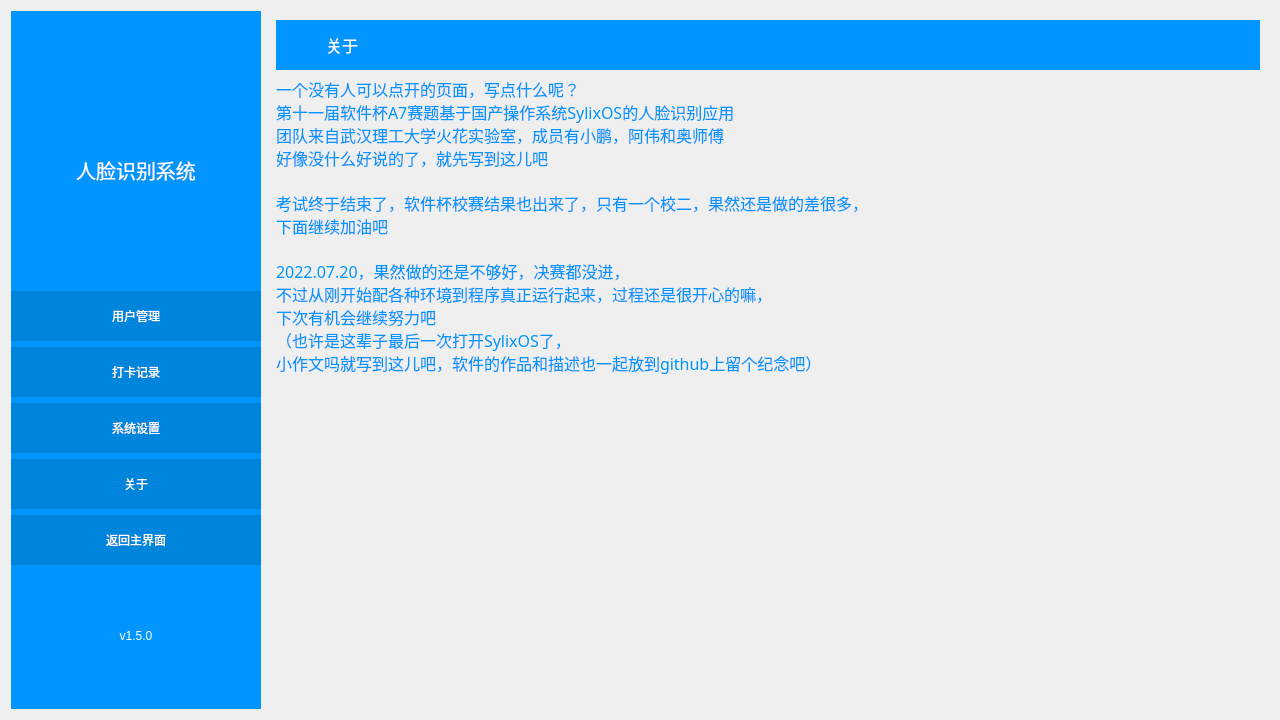
<?xml version="1.0" encoding="UTF-8"?>
<ui version="4.0">
 <class>UsersManage</class>
 <widget class="QWidget" name="UsersManage">
  <property name="geometry">
   <rect>
    <x>0</x>
    <y>0</y>
    <width>1280</width>
    <height>720</height>
   </rect>
  </property>
  <property name="windowTitle">
   <string>用户管理</string>
  </property>
  <layout class="QHBoxLayout" name="horizontalLayout">
   <item>
    <widget class="QWidget" name="widget" native="true">
     <property name="maximumSize">
      <size>
       <width>250</width>
       <height>16777215</height>
      </size>
     </property>
     <property name="styleSheet">
      <string notr="true">background-color: rgb(0, 149, 255);</string>
     </property>
     <layout class="QVBoxLayout" name="verticalLayout">
      <property name="leftMargin">
       <number>0</number>
      </property>
      <property name="rightMargin">
       <number>0</number>
      </property>
      <item>
       <widget class="QLabel" name="label_10">
        <property name="text">
         <string/>
        </property>
        <property name="pixmap">
         <pixmap resource="resources.qrc">:/new/prefix1/Resources/人脸识别_64_1.png</pixmap>
        </property>
        <property name="alignment">
         <set>Qt::AlignBottom|Qt::AlignHCenter</set>
        </property>
       </widget>
      </item>
      <item>
       <widget class="QLabel" name="label">
        <property name="minimumSize">
         <size>
          <width>250</width>
          <height>0</height>
         </size>
        </property>
        <property name="font">
         <font>
          <family>AcadEref</family>
          <pointsize>15</pointsize>
         </font>
        </property>
        <property name="styleSheet">
         <string notr="true">color: rgb(255, 255, 255);</string>
        </property>
        <property name="text">
         <string>人脸识别系统</string>
        </property>
        <property name="alignment">
         <set>Qt::AlignHCenter|Qt::AlignTop</set>
        </property>
       </widget>
      </item>
      <item>
       <widget class="QPushButton" name="bt_manage">
        <property name="minimumSize">
         <size>
          <width>0</width>
          <height>50</height>
         </size>
        </property>
        <property name="styleSheet">
         <string notr="true">background-color: rgb(0, 133, 221);
color: rgb(255, 255, 255);
border-style:outset
</string>
        </property>
        <property name="text">
         <string>用户管理</string>
        </property>
        <property name="icon">
         <iconset resource="resources.qrc">
          <normaloff>:/new/prefix1/Resources/人员_people.svg</normaloff>:/new/prefix1/Resources/人员_people.svg</iconset>
        </property>
        <property name="iconSize">
         <size>
          <width>32</width>
          <height>32</height>
         </size>
        </property>
       </widget>
      </item>
      <item>
       <widget class="QPushButton" name="bt_record">
        <property name="minimumSize">
         <size>
          <width>0</width>
          <height>50</height>
         </size>
        </property>
        <property name="styleSheet">
         <string notr="true">background-color: rgb(0, 133, 221);
color: rgb(255, 255, 255);
border-style:outset
</string>
        </property>
        <property name="text">
         <string>打卡记录</string>
        </property>
        <property name="icon">
         <iconset resource="resources.qrc">
          <normaloff>:/new/prefix1/Resources/日志_log.svg</normaloff>:/new/prefix1/Resources/日志_log.svg</iconset>
        </property>
        <property name="iconSize">
         <size>
          <width>32</width>
          <height>32</height>
         </size>
        </property>
       </widget>
      </item>
      <item>
       <widget class="QPushButton" name="bt_set">
        <property name="minimumSize">
         <size>
          <width>0</width>
          <height>50</height>
         </size>
        </property>
        <property name="styleSheet">
         <string notr="true">background-color: rgb(0, 133, 221);
color: rgb(255, 255, 255);
border-style:outset
</string>
        </property>
        <property name="text">
         <string>系统设置</string>
        </property>
        <property name="icon">
         <iconset resource="resources.qrc">
          <normaloff>:/new/prefix1/Resources/设置_setting-one.svg</normaloff>:/new/prefix1/Resources/设置_setting-one.svg</iconset>
        </property>
        <property name="iconSize">
         <size>
          <width>32</width>
          <height>32</height>
         </size>
        </property>
       </widget>
      </item>
      <item>
       <widget class="QPushButton" name="bt_about">
        <property name="minimumSize">
         <size>
          <width>0</width>
          <height>50</height>
         </size>
        </property>
        <property name="styleSheet">
         <string notr="true">background-color: rgb(0, 133, 221);
color: rgb(255, 255, 255);
border-style:outset
</string>
        </property>
        <property name="text">
         <string>关于</string>
        </property>
        <property name="icon">
         <iconset resource="resources.qrc">
          <normaloff>:/new/prefix1/Resources/提示_tips-one.svg</normaloff>:/new/prefix1/Resources/提示_tips-one.svg</iconset>
        </property>
        <property name="iconSize">
         <size>
          <width>32</width>
          <height>32</height>
         </size>
        </property>
       </widget>
      </item>
      <item>
       <widget class="QPushButton" name="bt_return">
        <property name="minimumSize">
         <size>
          <width>0</width>
          <height>50</height>
         </size>
        </property>
        <property name="styleSheet">
         <string notr="true">background-color: rgb(0, 133, 221);
color: rgb(255, 255, 255);
border-style:outset</string>
        </property>
        <property name="text">
         <string>返回主界面</string>
        </property>
        <property name="icon">
         <iconset resource="resources.qrc">
          <normaloff>:/new/prefix1/Resources/首页_home.svg</normaloff>:/new/prefix1/Resources/首页_home.svg</iconset>
        </property>
        <property name="iconSize">
         <size>
          <width>32</width>
          <height>32</height>
         </size>
        </property>
       </widget>
      </item>
      <item>
       <widget class="QLabel" name="label_2">
        <property name="styleSheet">
         <string notr="true">color: rgb(255, 255, 255);</string>
        </property>
        <property name="text">
         <string>v1.5.0</string>
        </property>
        <property name="alignment">
         <set>Qt::AlignCenter</set>
        </property>
       </widget>
      </item>
     </layout>
    </widget>
   </item>
   <item>
    <widget class="QStackedWidget" name="stackedWidget">
     <property name="autoFillBackground">
      <bool>true</bool>
     </property>
     <property name="styleSheet">
      <string notr="true"/>
     </property>
     <property name="currentIndex">
      <number>3</number>
     </property>
     <widget class="QWidget" name="page">
      <layout class="QVBoxLayout" name="verticalLayout_2">
       <item>
        <layout class="QHBoxLayout" name="horizontalLayout_3">
         <property name="spacing">
          <number>0</number>
         </property>
         <item>
          <widget class="QLabel" name="label_9">
           <property name="maximumSize">
            <size>
             <width>50</width>
             <height>50</height>
            </size>
           </property>
           <property name="styleSheet">
            <string notr="true">background-color: rgb(0, 149, 255);
color: rgb(255, 255, 255);</string>
           </property>
           <property name="text">
            <string/>
           </property>
           <property name="pixmap">
            <pixmap resource="resources.qrc">:/new/prefix1/Resources/人员_people.svg</pixmap>
           </property>
          </widget>
         </item>
         <item>
          <widget class="QLabel" name="label_5">
           <property name="minimumSize">
            <size>
             <width>300</width>
             <height>50</height>
            </size>
           </property>
           <property name="maximumSize">
            <size>
             <width>10000</width>
             <height>50</height>
            </size>
           </property>
           <property name="font">
            <font>
             <family>AcadEref</family>
             <pointsize>12</pointsize>
            </font>
           </property>
           <property name="styleSheet">
            <string notr="true">background-color: rgb(0, 149, 255);
color: rgb(255, 255, 255);</string>
           </property>
           <property name="text">
            <string>  用户管理</string>
           </property>
          </widget>
         </item>
        </layout>
       </item>
       <item>
        <layout class="QHBoxLayout" name="horizontalLayout_2">
         <item>
          <widget class="QPushButton" name="bt_add">
           <property name="minimumSize">
            <size>
             <width>120</width>
             <height>40</height>
            </size>
           </property>
           <property name="maximumSize">
            <size>
             <width>120</width>
             <height>16777215</height>
            </size>
           </property>
           <property name="styleSheet">
            <string notr="true">border-style:outset;
border-radius: 8px;
background-color: rgb(0, 133, 221);
color: rgb(255, 255, 255);</string>
           </property>
           <property name="text">
            <string>添加</string>
           </property>
           <property name="icon">
            <iconset resource="resources.qrc">
             <normaloff>:/new/prefix1/Resources/添加_add.svg</normaloff>:/new/prefix1/Resources/添加_add.svg</iconset>
           </property>
           <property name="iconSize">
            <size>
             <width>32</width>
             <height>32</height>
            </size>
           </property>
          </widget>
         </item>
         <item>
          <widget class="QPushButton" name="bt_delete">
           <property name="minimumSize">
            <size>
             <width>120</width>
             <height>40</height>
            </size>
           </property>
           <property name="maximumSize">
            <size>
             <width>120</width>
             <height>16777215</height>
            </size>
           </property>
           <property name="styleSheet">
            <string notr="true">border-style:outset;
border-radius: 8px;
background-color: rgb(0, 133, 221);
color: rgb(255, 255, 255);</string>
           </property>
           <property name="text">
            <string>删除</string>
           </property>
           <property name="icon">
            <iconset resource="resources.qrc">
             <normaloff>:/new/prefix1/Resources/删除键_delete-key.svg</normaloff>:/new/prefix1/Resources/删除键_delete-key.svg</iconset>
           </property>
           <property name="iconSize">
            <size>
             <width>32</width>
             <height>32</height>
            </size>
           </property>
          </widget>
         </item>
         <item>
          <spacer name="horizontalSpacer">
           <property name="orientation">
            <enum>Qt::Horizontal</enum>
           </property>
           <property name="sizeHint" stdset="0">
            <size>
             <width>40</width>
             <height>20</height>
            </size>
           </property>
          </spacer>
         </item>
        </layout>
       </item>
       <item>
        <widget class="QTableWidget" name="tableWidget">
         <property name="styleSheet">
          <string notr="true">border-color: rgb(0, 170, 255);
border_type:solid;</string>
         </property>
        </widget>
       </item>
      </layout>
     </widget>
     <widget class="QWidget" name="page_2">
      <layout class="QVBoxLayout" name="verticalLayout_3">
       <item>
        <layout class="QHBoxLayout" name="horizontalLayout_5">
         <property name="spacing">
          <number>0</number>
         </property>
         <item>
          <widget class="QLabel" name="label_11">
           <property name="maximumSize">
            <size>
             <width>50</width>
             <height>16777215</height>
            </size>
           </property>
           <property name="styleSheet">
            <string notr="true">background-color: rgb(0, 149, 255);</string>
           </property>
           <property name="text">
            <string/>
           </property>
           <property name="pixmap">
            <pixmap resource="resources.qrc">:/new/prefix1/Resources/日志_log.svg</pixmap>
           </property>
          </widget>
         </item>
         <item>
          <widget class="QLabel" name="label_6">
           <property name="minimumSize">
            <size>
             <width>0</width>
             <height>50</height>
            </size>
           </property>
           <property name="font">
            <font>
             <family>AcadEref</family>
             <pointsize>12</pointsize>
            </font>
           </property>
           <property name="styleSheet">
            <string notr="true">background-color: rgb(0, 149, 255);
color: rgb(255, 255, 255);</string>
           </property>
           <property name="text">
            <string>打卡记录</string>
           </property>
          </widget>
         </item>
        </layout>
       </item>
       <item>
        <layout class="QHBoxLayout" name="horizontalLayout_4">
         <item>
          <widget class="QLineEdit" name="lineEdit_find">
           <property name="minimumSize">
            <size>
             <width>0</width>
             <height>40</height>
            </size>
           </property>
           <property name="maximumSize">
            <size>
             <width>150</width>
             <height>16777215</height>
            </size>
           </property>
           <property name="styleSheet">
            <string notr="true">border-style: solid;
</string>
           </property>
          </widget>
         </item>
         <item>
          <widget class="QPushButton" name="bt_find">
           <property name="minimumSize">
            <size>
             <width>120</width>
             <height>40</height>
            </size>
           </property>
           <property name="maximumSize">
            <size>
             <width>120</width>
             <height>16777215</height>
            </size>
           </property>
           <property name="styleSheet">
            <string notr="true">border-style:outset;
border-radius: 8px;
background-color: rgb(0, 133, 221);
color: rgb(255, 255, 255);</string>
           </property>
           <property name="text">
            <string>查找</string>
           </property>
           <property name="icon">
            <iconset resource="resources.qrc">
             <normaloff>:/new/prefix1/Resources/查找_find.svg</normaloff>:/new/prefix1/Resources/查找_find.svg</iconset>
           </property>
           <property name="iconSize">
            <size>
             <width>32</width>
             <height>32</height>
            </size>
           </property>
          </widget>
         </item>
         <item>
          <widget class="QPushButton" name="bt_save">
           <property name="minimumSize">
            <size>
             <width>120</width>
             <height>40</height>
            </size>
           </property>
           <property name="maximumSize">
            <size>
             <width>120</width>
             <height>16777215</height>
            </size>
           </property>
           <property name="styleSheet">
            <string notr="true">border-style:outset;
border-radius: 8px;
background-color: rgb(0, 133, 221);
color: rgb(255, 255, 255);</string>
           </property>
           <property name="text">
            <string>输出</string>
           </property>
           <property name="icon">
            <iconset resource="resources.qrc">
             <normaloff>:/new/prefix1/Resources/导出_export.svg</normaloff>:/new/prefix1/Resources/导出_export.svg</iconset>
           </property>
           <property name="iconSize">
            <size>
             <width>32</width>
             <height>32</height>
            </size>
           </property>
          </widget>
         </item>
         <item>
          <spacer name="horizontalSpacer_2">
           <property name="orientation">
            <enum>Qt::Horizontal</enum>
           </property>
           <property name="sizeHint" stdset="0">
            <size>
             <width>40</width>
             <height>20</height>
            </size>
           </property>
          </spacer>
         </item>
        </layout>
       </item>
       <item>
        <widget class="QTableWidget" name="tableWidget_2"/>
       </item>
      </layout>
     </widget>
     <widget class="QWidget" name="page_3">
      <layout class="QVBoxLayout" name="verticalLayout_4">
       <item>
        <layout class="QHBoxLayout" name="horizontalLayout_6">
         <property name="spacing">
          <number>0</number>
         </property>
         <item>
          <widget class="QLabel" name="label_12">
           <property name="minimumSize">
            <size>
             <width>0</width>
             <height>50</height>
            </size>
           </property>
           <property name="maximumSize">
            <size>
             <width>50</width>
             <height>50</height>
            </size>
           </property>
           <property name="styleSheet">
            <string notr="true">background-color: rgb(0, 149, 255);</string>
           </property>
           <property name="text">
            <string/>
           </property>
           <property name="pixmap">
            <pixmap resource="resources.qrc">:/new/prefix1/Resources/设置_setting-one.svg</pixmap>
           </property>
          </widget>
         </item>
         <item>
          <widget class="QLabel" name="label_7">
           <property name="minimumSize">
            <size>
             <width>0</width>
             <height>50</height>
            </size>
           </property>
           <property name="maximumSize">
            <size>
             <width>16777215</width>
             <height>50</height>
            </size>
           </property>
           <property name="font">
            <font>
             <family>AcadEref</family>
             <pointsize>12</pointsize>
            </font>
           </property>
           <property name="styleSheet">
            <string notr="true">background-color: rgb(0, 149, 255);
color: rgb(255, 255, 255);</string>
           </property>
           <property name="text">
            <string>系统设置</string>
           </property>
          </widget>
         </item>
        </layout>
       </item>
       <item>
        <spacer name="verticalSpacer">
         <property name="orientation">
          <enum>Qt::Vertical</enum>
         </property>
         <property name="sizeHint" stdset="0">
          <size>
           <width>20</width>
           <height>40</height>
          </size>
         </property>
        </spacer>
       </item>
       <item>
        <layout class="QHBoxLayout" name="horizontalLayout_7">
         <item>
          <spacer name="horizontalSpacer_4">
           <property name="orientation">
            <enum>Qt::Horizontal</enum>
           </property>
           <property name="sizeHint" stdset="0">
            <size>
             <width>40</width>
             <height>20</height>
            </size>
           </property>
          </spacer>
         </item>
         <item>
          <widget class="QLabel" name="label_13">
           <property name="text">
            <string/>
           </property>
           <property name="pixmap">
            <pixmap resource="resources.qrc">:/new/prefix1/Resources/钥匙_key.svg</pixmap>
           </property>
          </widget>
         </item>
         <item>
          <widget class="QLabel" name="label_4">
           <property name="font">
            <font>
             <family>AcadEref</family>
             <pointsize>15</pointsize>
            </font>
           </property>
           <property name="styleSheet">
            <string notr="true">color: rgb(0, 149, 255);</string>
           </property>
           <property name="text">
            <string>管理员密码修改</string>
           </property>
          </widget>
         </item>
         <item>
          <spacer name="verticalSpacer_4">
           <property name="orientation">
            <enum>Qt::Vertical</enum>
           </property>
           <property name="sizeHint" stdset="0">
            <size>
             <width>20</width>
             <height>40</height>
            </size>
           </property>
          </spacer>
         </item>
         <item>
          <widget class="QLineEdit" name="lineEdit_password">
           <property name="minimumSize">
            <size>
             <width>0</width>
             <height>50</height>
            </size>
           </property>
           <property name="styleSheet">
            <string notr="true">color: rgb(0, 149, 255);</string>
           </property>
           <property name="text">
            <string>12345</string>
           </property>
           <property name="alignment">
            <set>Qt::AlignCenter</set>
           </property>
          </widget>
         </item>
         <item>
          <widget class="QPushButton" name="bt_confirm1">
           <property name="minimumSize">
            <size>
             <width>120</width>
             <height>40</height>
            </size>
           </property>
           <property name="maximumSize">
            <size>
             <width>120</width>
             <height>16777215</height>
            </size>
           </property>
           <property name="styleSheet">
            <string notr="true">border-style:outset;
border-radius: 8px;
background-color: rgb(0, 133, 221);
color: rgb(255, 255, 255);</string>
           </property>
           <property name="text">
            <string>确认</string>
           </property>
          </widget>
         </item>
         <item>
          <spacer name="horizontalSpacer_3">
           <property name="orientation">
            <enum>Qt::Horizontal</enum>
           </property>
           <property name="sizeHint" stdset="0">
            <size>
             <width>40</width>
             <height>20</height>
            </size>
           </property>
          </spacer>
         </item>
        </layout>
       </item>
       <item>
        <layout class="QHBoxLayout" name="horizontalLayout_11">
         <item>
          <spacer name="horizontalSpacer_7">
           <property name="orientation">
            <enum>Qt::Horizontal</enum>
           </property>
           <property name="sizeHint" stdset="0">
            <size>
             <width>40</width>
             <height>20</height>
            </size>
           </property>
          </spacer>
         </item>
         <item>
          <widget class="QLabel" name="label_17">
           <property name="text">
            <string/>
           </property>
           <property name="pixmap">
            <pixmap resource="resources.qrc">:/new/prefix1/Resources/分界线_dividing-line.svg</pixmap>
           </property>
          </widget>
         </item>
         <item>
          <widget class="QLabel" name="label_18">
           <property name="font">
            <font>
             <family>AcadEref</family>
             <pointsize>15</pointsize>
            </font>
           </property>
           <property name="styleSheet">
            <string notr="true">color: rgb(0, 149, 255);</string>
           </property>
           <property name="text">
            <string>人脸识别置信度阈值</string>
           </property>
          </widget>
         </item>
         <item>
          <spacer name="verticalSpacer_6">
           <property name="orientation">
            <enum>Qt::Vertical</enum>
           </property>
           <property name="sizeHint" stdset="0">
            <size>
             <width>20</width>
             <height>40</height>
            </size>
           </property>
          </spacer>
         </item>
         <item>
          <widget class="QLineEdit" name="lineEdit_face">
           <property name="minimumSize">
            <size>
             <width>0</width>
             <height>50</height>
            </size>
           </property>
           <property name="styleSheet">
            <string notr="true">color: rgb(0, 149, 255);</string>
           </property>
           <property name="text">
            <string>0.8</string>
           </property>
           <property name="alignment">
            <set>Qt::AlignCenter</set>
           </property>
          </widget>
         </item>
         <item>
          <widget class="QPushButton" name="bt_confirm2">
           <property name="minimumSize">
            <size>
             <width>120</width>
             <height>40</height>
            </size>
           </property>
           <property name="styleSheet">
            <string notr="true">border-style:outset;
border-radius: 8px;
background-color: rgb(0, 133, 221);
color: rgb(255, 255, 255);</string>
           </property>
           <property name="text">
            <string>确认</string>
           </property>
          </widget>
         </item>
         <item>
          <spacer name="horizontalSpacer_8">
           <property name="orientation">
            <enum>Qt::Horizontal</enum>
           </property>
           <property name="sizeHint" stdset="0">
            <size>
             <width>40</width>
             <height>20</height>
            </size>
           </property>
          </spacer>
         </item>
        </layout>
       </item>
       <item>
        <layout class="QHBoxLayout" name="horizontalLayout_8">
         <item>
          <spacer name="horizontalSpacer_5">
           <property name="orientation">
            <enum>Qt::Horizontal</enum>
           </property>
           <property name="sizeHint" stdset="0">
            <size>
             <width>40</width>
             <height>20</height>
            </size>
           </property>
          </spacer>
         </item>
         <item>
          <widget class="QLabel" name="label_15">
           <property name="text">
            <string/>
           </property>
           <property name="pixmap">
            <pixmap resource="resources.qrc">:/new/prefix1/Resources/分界线_dividing-line.svg</pixmap>
           </property>
          </widget>
         </item>
         <item>
          <widget class="QLabel" name="label_14">
           <property name="font">
            <font>
             <family>AcadEref</family>
             <pointsize>15</pointsize>
            </font>
           </property>
           <property name="styleSheet">
            <string notr="true">color: rgb(0, 149, 255);</string>
           </property>
           <property name="text">
            <string>活体检测置信度阈值</string>
           </property>
          </widget>
         </item>
         <item>
          <spacer name="verticalSpacer_3">
           <property name="orientation">
            <enum>Qt::Vertical</enum>
           </property>
           <property name="sizeHint" stdset="0">
            <size>
             <width>20</width>
             <height>40</height>
            </size>
           </property>
          </spacer>
         </item>
         <item>
          <widget class="QLineEdit" name="lineEdit_live">
           <property name="minimumSize">
            <size>
             <width>0</width>
             <height>50</height>
            </size>
           </property>
           <property name="styleSheet">
            <string notr="true">color: rgb(0, 149, 255);</string>
           </property>
           <property name="text">
            <string>0.6</string>
           </property>
           <property name="alignment">
            <set>Qt::AlignCenter</set>
           </property>
          </widget>
         </item>
         <item>
          <widget class="QPushButton" name="bt_confirm3">
           <property name="minimumSize">
            <size>
             <width>120</width>
             <height>40</height>
            </size>
           </property>
           <property name="styleSheet">
            <string notr="true">border-style:outset;
border-radius: 8px;
background-color: rgb(0, 133, 221);
color: rgb(255, 255, 255);</string>
           </property>
           <property name="text">
            <string>确认</string>
           </property>
          </widget>
         </item>
         <item>
          <spacer name="horizontalSpacer_6">
           <property name="orientation">
            <enum>Qt::Horizontal</enum>
           </property>
           <property name="sizeHint" stdset="0">
            <size>
             <width>40</width>
             <height>20</height>
            </size>
           </property>
          </spacer>
         </item>
        </layout>
       </item>
       <item>
        <spacer name="verticalSpacer_2">
         <property name="orientation">
          <enum>Qt::Vertical</enum>
         </property>
         <property name="sizeHint" stdset="0">
          <size>
           <width>20</width>
           <height>40</height>
          </size>
         </property>
        </spacer>
       </item>
      </layout>
     </widget>
     <widget class="QWidget" name="page_4">
      <layout class="QVBoxLayout" name="verticalLayout_5">
       <item>
        <layout class="QHBoxLayout" name="horizontalLayout_9">
         <property name="spacing">
          <number>0</number>
         </property>
         <property name="bottomMargin">
          <number>1</number>
         </property>
         <item>
          <widget class="QLabel" name="label_16">
           <property name="minimumSize">
            <size>
             <width>0</width>
             <height>50</height>
            </size>
           </property>
           <property name="maximumSize">
            <size>
             <width>50</width>
             <height>50</height>
            </size>
           </property>
           <property name="styleSheet">
            <string notr="true">background-color: rgb(0, 149, 255);</string>
           </property>
           <property name="text">
            <string/>
           </property>
           <property name="pixmap">
            <pixmap resource="resources.qrc">:/new/prefix1/Resources/提示_tips-one.svg</pixmap>
           </property>
          </widget>
         </item>
         <item>
          <widget class="QLabel" name="label_8">
           <property name="minimumSize">
            <size>
             <width>0</width>
             <height>50</height>
            </size>
           </property>
           <property name="maximumSize">
            <size>
             <width>16777215</width>
             <height>50</height>
            </size>
           </property>
           <property name="font">
            <font>
             <family>AcadEref</family>
             <pointsize>12</pointsize>
            </font>
           </property>
           <property name="styleSheet">
            <string notr="true">background-color: rgb(0, 149, 255);
color: rgb(255, 255, 255);</string>
           </property>
           <property name="text">
            <string>关于</string>
           </property>
          </widget>
         </item>
        </layout>
       </item>
       <item>
        <widget class="QLabel" name="label_3">
         <property name="font">
          <font>
           <family>微软雅黑</family>
           <pointsize>12</pointsize>
          </font>
         </property>
         <property name="styleSheet">
          <string notr="true">color: rgb(0, 149, 255);</string>
         </property>
         <property name="text">
          <string>一个没有人可以点开的页面，写点什么呢？
第十一届软件杯A7赛题基于国产操作系统SylixOS的人脸识别应用
团队来自武汉理工大学火花实验室，成员有小鹏，阿伟和奥师傅
好像没什么好说的了，就先写到这儿吧

考试终于结束了，软件杯校赛结果也出来了，只有一个校二，果然还是做的差很多，
下面继续加油吧

2022.07.20，果然做的还是不够好，决赛都没进，
不过从刚开始配各种环境到程序真正运行起来，过程还是很开心的嘛，
下次有机会继续努力吧
（也许是这辈子最后一次打开SylixOS了，
小作文吗就写到这儿吧，软件的作品和描述也一起放到github上留个纪念吧）</string>
         </property>
        </widget>
       </item>
       <item>
        <spacer name="verticalSpacer_5">
         <property name="orientation">
          <enum>Qt::Vertical</enum>
         </property>
         <property name="sizeHint" stdset="0">
          <size>
           <width>20</width>
           <height>40</height>
          </size>
         </property>
        </spacer>
       </item>
      </layout>
     </widget>
    </widget>
   </item>
  </layout>
 </widget>
 <resources>
  <include location="resources.qrc"/>
 </resources>
 <connections/>
</ui>
